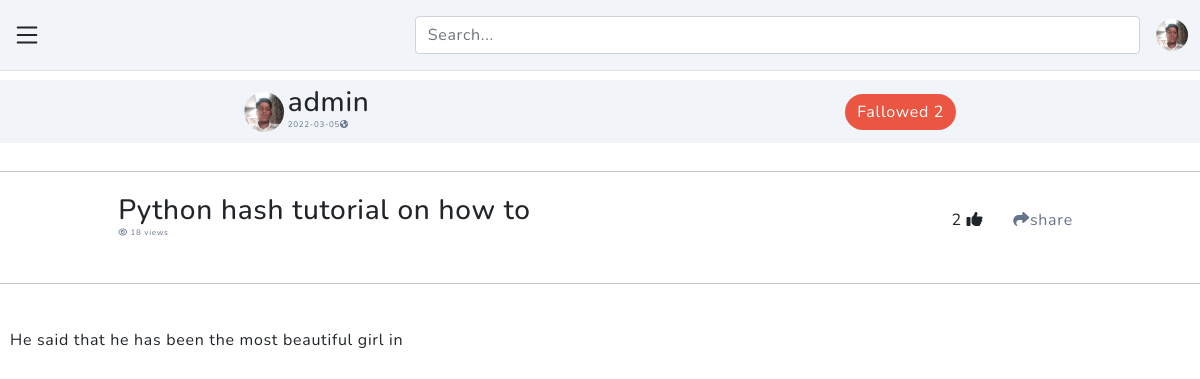
Page /blog/read/Python-hash-tutorial-on-how-to/ (signed in) on the committed database.
### mysite/home/models.py (models this page shows)
class User(db.Model,UserMixin):
    id = db.Column(db.Integer,primary_key=True)
    firstname = db.Column(db.String(20),unique=False,nullable=False)
    lastname = db.Column(db.String(20),unique=False,nullable=False)
    email = db.Column(db.String(25),unique=True,nullable=False)
    is_admin = db.Column(db.Boolean,default=False,nullable=True)
    password = db.Column(db.String(20),unique=False,nullable=False)
    image_file = db.Column(db.String(50),nullable=False,default="default.png")
    user_created = db.Column(db.DateTime,nullable=False,default=datetime.utcnow)
    posts = db.relationship('Blog',backref='users',lazy=True,cascade='all, delete-orphan',single_parent=True)
    likes = db.relationship('Like',backref='users',lazy=True,passive_deletes=True)
    fallowing = db.relationship('Fallow',secondary=user_fallow,backref='fallowers',lazy=True,passive_deletes=True)

### mysite/blog/models.py (models this page shows)
class Blog(db.Model):
  id = db.Column(db.Integer,primary_key=True)
  title = db.Column(db.String(100),unique=False,nullable=False)
  slug = db.Column(db.String(20),unique=False,nullable=False)
  body = db.Column(db.String(1000),unique=False,nullable=False)
  post_created = db.Column(db.DateTime,nullable=False,default=datetime.utcnow)
  post_image = db.Column(db.String(50),unique=False,nullable=True)
  views = db.Column(db.Integer,nullable=True,default=0)
  user_id = db.Column(db.Integer,db.ForeignKey('user.id'),nullable=False)
  like =  db.relationship('Like',backref='blog',lazy=True,passive_deletes=True)

### mysite/blog/views.py (the view)
@blog.route('/read/<string:slug>/',methods=["GET","POST"])
@login_required
def read_post(slug):
  posts = Blog.query.filter_by(slug=slug).first()
  posts.views = posts.views + 1
  db.session.add(posts)
  db.session.commit()
  data = current_user.id in map(lambda x: x.user_id,posts.like)
  return render_template("blog/readpost.html",posts=posts,user=current_user.id,like=data)

### mysite/home/models.py (called while the page is built)
@login_manager.user_loader
def load_user(user_id):
    return User.query.get(user_id)

### mysite/templates/blog/readpost.html (shortened to what this page needs)
{% extends 'base.html' %}
{% block content %}
{% include 'headers.html' %}
<div class="roww m-top-80">
  <div class="coll-10-lg ">
    <div class="bg-slate-200 flex t-center p-x-6 p-y-6 space-around ">
      <div class="flex t-center">
        <img class="img-pic " src="{{ posts.users.image_file }}" alt="">
        <h3 class="m-left-4">{{ posts.users.firstname }}
          <p class="text-sm text-gray-50 m-b-0">
            {{ posts.post_created.strftime('%Y-%m-%d') }}<i class="fas fa-globe-americas"></i>
          </p>
        </h3>
      </div>
      <div class="">
        <button class="btnn " onclick="fallow({{ posts.users.id }})">Fallowed<span id="fallowCount{{  posts.users.id }}"class="text-white">  {{ posts.users.fallowing | length}}</span></button>
      </div>
    </div>
    <div class="flex t-center ">
      <img class="thumbnails p-y-6 t-center m-auto" src="download.png" alt="">
    </div>
    <hr>
    <div class="flex-mobile flex space-around t-center">
      <div>
        <h3 class="p-y-6 p-x-6 witdh-50">{{ posts.title }}<p class="text-sm text-gray-50">
          <i class="far fa-eye"></i>  {{ posts.views }} views
        </p>
        </h3>
      </div>
      <div class="flex t-center">
        <p class="p-x-10 p-y-6 t-center">
          <span id="likeCount{{ posts.id }}">{{ posts.like|length}}</span>
          {% if like %}
          <i id="like"class="fas fa-thumbs-up" onclick='like({{ posts.id }})'></i>
          {% else %}
          <i id="like"class="far fa-thumbs-up" onclick='like({{ posts.id }})'></i>
          {% endif %}
        </p>
        <p class="p-x-10 p-y-6">
          <a class="text-decorations-none text-gray-50" href=""><i class="fas fa-share"></i>share</a>
        </p>
      </div>
    </div>
    <hr>
    <div class="mx-8">
      <p class="text-gray-50 p-y-6 ">
        {{ posts.body|safe }}
      </p>
    </div>
  </div>
  {% endblock %}

### mysite/templates/headers.html (shortened to what this page needs)
<header class="py-3 mb-3 border-bottom pf-t-0 bg-slate-200 z-ip">
  <div class="container-fluid d-grid gap-3 align-items-center" style="grid-template-columns: 1fr 2fr;">
    <a class="align-items-center text-dark" data-bs-toggle="offcanvas" href="#offcanvasExample" role="" aria-controls="offcanvasExample">
    </a>
    <div class="d-flex align-items-center">
      <form class="w-100 me-3">
        <input type="search" class="form-control" placeholder="Search..." aria-label="Search">
      </form>
      <div class="flex-shrink-0 dropdown">
        <a href="#" class="d-block link-dark text-decoration-none " id="dropdownUser2" data-bs-toggle="dropdown" aria-expanded="true">
          <img src="/static/media/profile_pic/{{ current_user.image_file }}" alt="mdo" width="32" height="32" class="rounded-circle">
        </a>
      </div>
    </div>
  </div>
</header>

### mysite/static/style.css (style rules this page uses)
* { margin: 0; padding: 0; box-sizing: border-box; font-family: 'Nunito', sans-serif; letter-spacing: 0.7px; }
.roww { margin: auto; max-width: 100vw; height: auto; }
.thumbnails { width: 90vw; height: inherit; }
.img-pic { height: 40px; width: 40px; border-radius: 35px; }
.text-sm { font-size: 8px; }
.pf-t-0 { position: fixed; top: 0; width: 100vw; }
.z-ip { z-index: 1; }
.flex { display: flex; }
.space-around { justify-content: space-around; }
.t-center { align-items: center; }
.coll-10-lg { margin: 2px auto; width: 100vw; height: auto; }
.btnn { cursor: pointer; color: white; border: none; font-size: 16px; padding: 6px 12px; border-radius: 40px; color: white; background: rgb(234, 86, 66); }
.text-white { color: white; }
.text-decorations-none { text-decoration: none; }
.m-auto { margin: 0px auto; }
.m-b-0 { margin-bottom: 0px; }
.mx-8 { margin-left: 10px; margin-right: 10px; }
.m-left-4 { margin-left: 4px; }
.m-top-80 { margin-top: 80px; }
.bg-slate-200 { background: #f1f5f9; }
.witdh-50 { width: 50vw; }
.p-y-6 { padding-top: 6px; padding-bottom: 6px; }
.p-x-6 { padding-left: 6px; padding-right: 6px; }
.p-x-10 { padding-left: 15px; padding-right: 15px; }
.text-gray-50 { font-weight: normal; color: #64748b; }

### rows in the picture
User: image_file (picture), users.image_file (picture), users.firstname "admin"
Blog: post_created "2022-03-05", title "Python hash tutorial on how to", views "18", body "He said that he has been the most beautiful girl in"

### other values in the picture
{{ posts.users.fallowing | length }} "2"
{{ posts.like|length }} "2"
